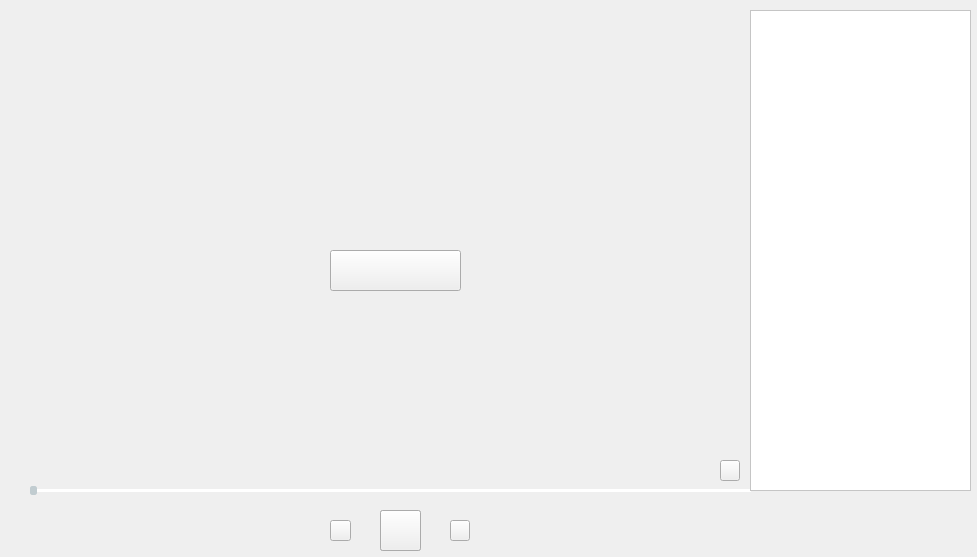
<?xml version="1.0" encoding="UTF-8"?>
<ui version="4.0">
 <class>Form</class>
 <widget class="QWidget" name="Form">
  <property name="geometry">
   <rect>
    <x>0</x>
    <y>0</y>
    <width>977</width>
    <height>557</height>
   </rect>
  </property>
  <property name="windowTitle">
   <string>Form</string>
  </property>
  <widget class="QToolButton" name="play">
   <property name="geometry">
    <rect>
     <x>380</x>
     <y>510</y>
     <width>41</width>
     <height>41</height>
    </rect>
   </property>
   <property name="styleSheet">
    <string notr="true">border-image:url(:/myImage/image/play.png)</string>
   </property>
   <property name="text">
    <string/>
   </property>
  </widget>
  <widget class="QToolButton" name="previous">
   <property name="geometry">
    <rect>
     <x>330</x>
     <y>520</y>
     <width>21</width>
     <height>21</height>
    </rect>
   </property>
   <property name="styleSheet">
    <string notr="true">border-image:url(:/myImage/image/former.png)</string>
   </property>
   <property name="text">
    <string/>
   </property>
  </widget>
  <widget class="QToolButton" name="next">
   <property name="geometry">
    <rect>
     <x>450</x>
     <y>520</y>
     <width>20</width>
     <height>21</height>
    </rect>
   </property>
   <property name="styleSheet">
    <string notr="true">border-image:url(:/myImage/image/next.png)</string>
   </property>
   <property name="text">
    <string/>
   </property>
  </widget>
  <widget class="QToolButton" name="run">
   <property name="geometry">
    <rect>
     <x>380</x>
     <y>510</y>
     <width>41</width>
     <height>41</height>
    </rect>
   </property>
   <property name="styleSheet">
    <string notr="true">border-image:url(:/myImage/image/run.png)</string>
   </property>
   <property name="text">
    <string/>
   </property>
  </widget>
  <widget class="QSlider" name="horizontalSlider">
   <property name="geometry">
    <rect>
     <x>30</x>
     <y>480</y>
     <width>721</width>
     <height>21</height>
    </rect>
   </property>
   <property name="styleSheet">
    <string notr="true">/*horizontal ：水平QSlider*/
QSlider::groove:horizontal {
border: 0px solid #bbb;
}

/*1.滑动过的槽设计参数*/
QSlider::sub-page:horizontal {
 /*槽颜色*/
background: rgb(90,49,255);
 /*外环区域倒圆角度*/
border-radius: 2px;
 /*上遮住区域高度*/
margin-top:8px;
 /*下遮住区域高度*/
margin-bottom:8px;
/*width在这里无效，不写即可*/
}

/*2.未滑动过的槽设计参数*/
QSlider::add-page:horizontal {
/*槽颜色*/
background: rgb(255,255, 255);
/*外环大小0px就是不显示，默认也是0*/
border: 0px solid #777;
/*外环区域倒圆角度*/
border-radius: 2px;
 /*上遮住区域高度*/
margin-top:9px;
 /*下遮住区域高度*/
margin-bottom:9px;
}
 
/*3.平时滑动的滑块设计参数*/
QSlider::handle:horizontal {
/*滑块颜色*/
background: rgb(193,204,208);
/*滑块的宽度*/
width: 5px;
/*滑块外环为1px，再加颜色*/
border: 1px solid rgb(193,204,208);
 /*滑块外环倒圆角度*/
border-radius: 2px; 
 /*上遮住区域高度*/
margin-top:6px;
 /*下遮住区域高度*/
margin-bottom:6px;
}

/*4.手动拉动时显示的滑块设计参数*/
QSlider::handle:horizontal:hover {
/*滑块颜色*/
background: rgb(193,204,208);
/*滑块的宽度*/
width: 10px;
/*滑块外环为1px，再加颜色*/
border: 1px solid rgb(193,204,208);
 /*滑块外环倒圆角度*/
border-radius: 5px; 
 /*上遮住区域高度*/
margin-top:4px;
 /*下遮住区域高度*/
margin-bottom:4px;
}
</string>
   </property>
   <property name="orientation">
    <enum>Qt::Horizontal</enum>
   </property>
  </widget>
  <widget class="openglwidget" name="widget" native="true">
   <property name="geometry">
    <rect>
     <x>30</x>
     <y>10</y>
     <width>721</width>
     <height>471</height>
    </rect>
   </property>
   <widget class="QToolButton" name="openfile_2">
    <property name="geometry">
     <rect>
      <x>300</x>
      <y>240</y>
      <width>131</width>
      <height>41</height>
     </rect>
    </property>
    <property name="styleSheet">
     <string notr="true">border-image:url(:/myImage/image/open.png)</string>
    </property>
    <property name="text">
     <string/>
    </property>
   </widget>
   <widget class="QToolButton" name="fullscreen_2">
    <property name="geometry">
     <rect>
      <x>690</x>
      <y>450</y>
      <width>20</width>
      <height>21</height>
     </rect>
    </property>
    <property name="styleSheet">
     <string notr="true">border-image:url(:/myImage/image/fullscreen.png)</string>
    </property>
    <property name="text">
     <string/>
    </property>
   </widget>
   <widget class="circle" name="Circle_2" native="true">
    <property name="geometry">
     <rect>
      <x>300</x>
      <y>220</y>
      <width>120</width>
      <height>80</height>
     </rect>
    </property>
   </widget>
  </widget>
  <widget class="QListView" name="listView">
   <property name="geometry">
    <rect>
     <x>750</x>
     <y>10</y>
     <width>221</width>
     <height>481</height>
    </rect>
   </property>
   <property name="styleSheet">
    <string notr="true">background-color:rgb(255, 255, 255)</string>
   </property>
  </widget>
 </widget>
 <customwidgets>
  <customwidget>
   <class>openglwidget</class>
   <extends>QWidget</extends>
   <header>openglwidget.h</header>
   <container>1</container>
  </customwidget>
  <customwidget>
   <class>circle</class>
   <extends>QWidget</extends>
   <header location="global">circle.h</header>
   <container>1</container>
  </customwidget>
 </customwidgets>
 <resources/>
 <connections/>
</ui>
